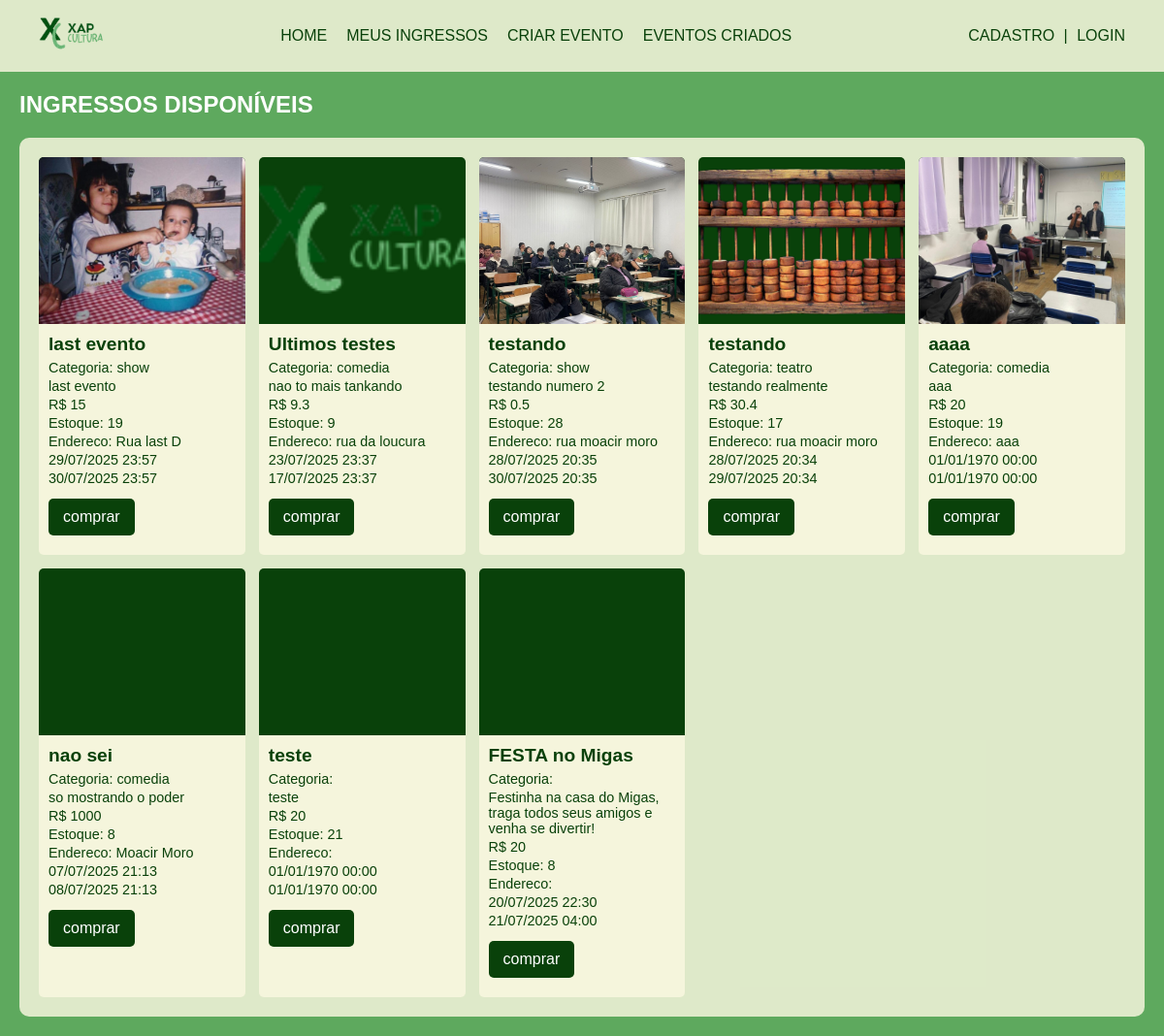
Before: / with the older database file.
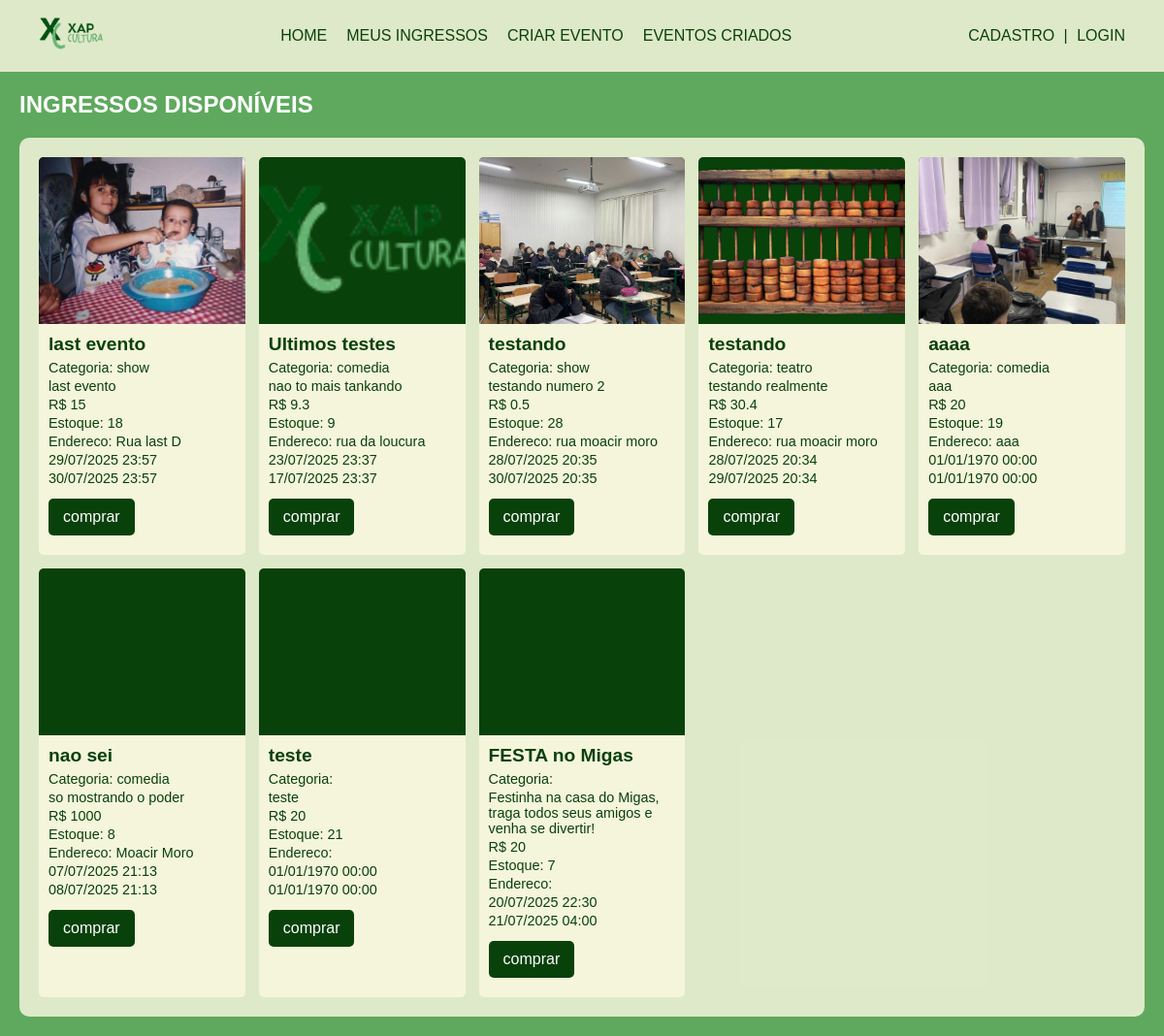
After: the same page with the newer database file.
### tables this page shows
CREATE TABLE "ingressos" (
	"id"	INTEGER,
	"nome"	TEXT NOT NULL,
	"descricao"	TEXT,
	"preco"	REAL NOT NULL,
	"quantidade"	INTEGER NOT NULL,
	"quantidade_reservada"	INTEGER DEFAULT 0,
	"data_reserva"	INTEGER,
	"id_usuario"	NUMERIC NOT NULL,
	"data_evento"	TEXT,
	"data_evento_fim"	TEXT,
	"id_usuario_reserva"	INTEGER, caminho_imagem TEXT, endereco TEXT, tipo_evento TEXT,
	PRIMARY KEY("id" AUTOINCREMENT),
	FOREIGN KEY("id_usuario") REFERENCES "usuarios"("id")
);

### Public/index.php (called while the page is built, shortened)
<?php
$mostrar = new Produto();
$ingressosDisponiveis = $mostrar->mostrarEventoDisponivel();
require_once __DIR__ . '/../views/Compras/vitrine_compras_views.php';

### src/Database.php (called while the page is built, shortened)
<?php
class Database {
    private static ?PDO $conn = null;
    public static function conectar():PDO{
        if (self::$conn === null) {
            try{
                $caminhoBanco = __DIR__ . '/../sql/database.db';
                self::$conn = new PDO("sqlite:" . $caminhoBanco);
                self::$conn->setAttribute(PDO::ATTR_ERRMODE, PDO::ERRMODE_EXCEPTION);
            } catch (PDOException $e){
                die("Erro ao conectar com o banco: " . $e->getMessage());
            }
        }
        return self::$conn;
    }
}

### src/Models/Produto.php (called while the page is built, shortened)
<?php
class Produto extends Model{
    protected function getTableName(): string
    {
    return 'ingressos';
    }
    public function mostrarEventoDisponivel(){
        try{
            $stmt = $this->pdo->prepare("SELECT * FROM {$this->tabela} WHERE quantidade > 0 ORDER BY id DESC");
            $stmt->execute();
            return $stmt->fetchAll();
        } catch(PDOException $e){
            die("Erro ao buscar mostrar eventos: " . $e->getMessage());
        }
    }
}

### src/Core/Model.php (called while the page is built, shortened)
<?php
abstract class Model{
    public function __construct()
    {
        $this->pdo = Database::conectar();
        $this->tabela = $this->getTableName();
    }
}

### views/Compras/vitrine_compras_views.php (the view, shortened to what this page needs)
<!DOCTYPE html>
<html lang="pt-br">
<head>
    <link rel="stylesheet" href="/css/style.css">
</head>
<body>
<header class="barra-superior">
    <div class="logo">
        <img src="/Public/imagens/logo-Photoroom.png" alt="Logo XAP Cultura">
    </div>
    <nav class="navegacao-principal">
        <a href="/Public/index.php">home</a>
        <a href="/Public/Clientes/meus_ingressos.php">Meus Ingressos</a>
        <a href="/views/criar_produto_form.php">Criar Evento</a>
        <a href="/Public/produtos/listar_produto.php">Eventos Criados</a>
    </nav>
    <div class="area-usuario">
        <?php if (isset($_SESSION['usuario_id'])): ?>
            <span class="bem-vindo">
                BEM VINDO(A), <?= strtoupper(htmlspecialchars($_SESSION['usuario_nome'])) ?>
            </span>
            <p class="bem-vindo">|</p>
            <a href="/Public/logout.php">Logout</a>
        <?php else: ?>
            <div class="autenticacao">
                <a href="/views/Clientes/cadastro_cliente.html">CADASTRO</a>
                <span class="bem-vindo">|</span>
                <a href="/views/Clientes/login_cliente.html">LOGIN</a>
            </div>
        <?php endif; ?>
    </div>
</header>
    <main class="conteudo-principal">
    <section class="vitrine-ingressos">
        <h2>INGRESSOS DISPONÍVEIS</h2>
        <div class="grid-ingressos">
            <?php foreach ($ingressosDisponiveis as $ingresso): ?>
                <article class="card-ingresso">
                    <div class="card-imagem">
                        <?php if (!empty($ingresso['caminho_imagem'])): ?>
                            <img src="<?= htmlspecialchars($ingresso['caminho_imagem']) ?>" class="imagem-quadrada">
                        <?php endif; ?>
                    </div>
                    <div class="card-info">
                        <h3><?= htmlspecialchars($ingresso['nome']) ?></h3>
                        <p class="local">Categoria: <?= htmlspecialchars($ingresso['tipo_evento']) ?></p>
                        <p class="local"><?= htmlspecialchars($ingresso['descricao']) ?></p>
                        <p class="preco">R$ <?= htmlspecialchars($ingresso['preco']) ?></p>
                        <p class="quantidade">Estoque: <?= htmlspecialchars($ingresso['quantidade']) ?></p>
                        <p class="local">Endereco: <?= htmlspecialchars($ingresso['endereco']) ?></p>
                        <p class="local"><?= date('d/m/Y H:i', strtotime($ingresso['data_evento'])) ?></p>
                        <p class="local"><?= date('d/m/Y H:i', strtotime($ingresso['data_evento_fim'])) ?></p>
                        <a href="/Public/reservar.php?id=<?= $ingresso['id'] ?>" class="botao">comprar</a>
                    </div>
                </article>
            <?php endforeach; ?>
        </div> </section>
</main>
</body>
</html>

### Public/css/style.css (style rules this page uses)
* { margin: 0; padding: 0; box-sizing: border-box; }
:root { --verde-escuro: #09410a; --verde-claro: #5ea95e; --creme-fundo: rgba(245, 245, 220, 0.85); --creme-card: #f5f5dc; --fonte-logo: 'Intro Caps', sans-serif; --fonte-texto: 'Nice Chalk', sans-serif; }
body { background-color: var(--verde-claro); background-image: url('../images/imagem de fundo.jpg'); background-size: cover; background-position: center; background-blend-mode: multiply; color: white; font-family: var(--fonte-texto); }
.barra-superior { display: flex; justify-content: space-between; align-items: center; padding: 10px 40px; background-color: var(--creme-fundo); font-family: var(--fonte-logo); text-transform: uppercase; }
.conteudo-principal { padding: 20px; }
.logo img { height: 50px; }
.navegacao-principal, .area-usuario { display: flex; align-items: center; gap: 20px; }
.bem-vindo { color: var(--verde-escuro); }
.navegacao-principal a, .area-usuario a { text-decoration: none; color: var(--verde-escuro); }
.autenticacao span { margin: 0 5px; }
.vitrine-ingressos h2 { font-family: var(--fonte-logo); margin-bottom: 20px; text-transform: uppercase; }
.grid-ingressos { background-color: var(--creme-fundo); padding: 20px; border-radius: 10px; display: grid; grid-template-columns: repeat(5, 1fr); gap: 14px; }
.card-ingresso { background-color: var(--creme-card); color: var(--verde-escuro); border-radius: 5px; overflow: hidden; display: flex; flex-direction: column; }
.card-imagem { height: 172px; width: 100%; background-color: var(--verde-escuro); }
.card-imagem img { width: 100%; height: 100%; object-fit: cover; }
.card-info { padding: 10px; font-family: var(--fonte-texto); flex-grow: 1; }
.card-info h3 { font-size: 1.2em; margin-bottom: 5px; }
.card-info p { font-size: 0.9em; margin-bottom: 3px; }
.botao { display: inline-block; padding: 10px 15px; margin: 10px 0; background-color: #09410a; color: white; text-decoration: none; border-radius: 5px; border: none; cursor: pointer; }

Changed rows visible on the page:
changed ingressos "last evento": quantidade "19" → "18"
changed ingressos "FESTA no Migas": quantidade "8" → "7"
